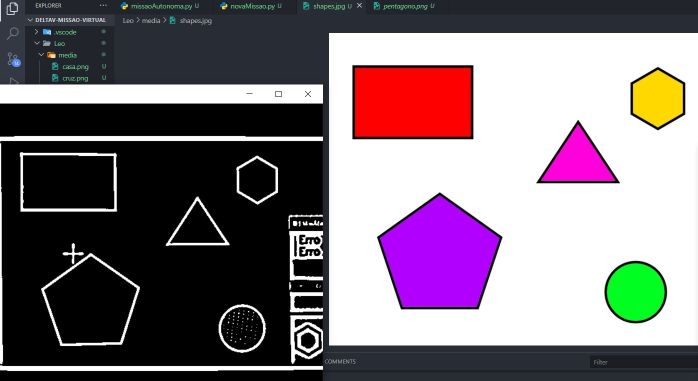
#> input picture Missão 1 microquad/assets/testeDetec.jpg, 1395 x 762 px (shown at 1/2 size)
$ python -i shapeDetection.py   (imports and definitions only)
#> lines starting #> are read from the running program, lines starting #| are printed output that depends on the picture; after the words box and inside, x2 and y2 are one past the last pixel; in counts of white or black regions, pixels touching at a corner belong together
#> further down, picture is the input picture: shape (762, 1395, 3); mean B, G, R 120, 111.9, 124.4
import cv2
import numpy as np
from config import PRE_PROCESSAMENTO, FILTRAGEM_CONTORNOS, DESENHO, ANGULACAO, ANGULACAO_PENTAGONO_REG, ANGULACAO_HEXAGONO_REG, FILTRO_KALMAN, SOLIDEZ

# FUNÇÃO KALMAN
def incializar_kalman():
    kf = cv2.KalmanFilter(4, 2)
    kf.transitionMatrix = np.array([[1, 0, 1, 0], [0, 1, 0, 1], [0, 0, 1, 0], [0, 0, 0, 1]], np.float32)
    kf.measurementMatrix = np.array([[1, 0, 0, 0], [0, 1, 0, 0]], np.float32)
    kf.processNoiseCov = np.eye(4, dtype=np.float32) * FILTRO_KALMAN.get("uncertainty_magnitude", 1e-4)
    kf.measurementNoiseCov = np.eye(2, dtype=np.float32) * FILTRO_KALMAN.get("noise_magnitude", 1e-1)
    return kf


# DETECÇÃO DE FORMAS
class ShapeDetector:

    def __init__(self):
        # Pre-processamento
        self.clahe_cliplimit = PRE_PROCESSAMENTO.get("clahe_cliplimit", 2.0)
        self.clahe_grid_size = PRE_PROCESSAMENTO.get("clahe_grid_size", (8, 8))
        self.blur_ksize = PRE_PROCESSAMENTO.get("gaussian_blur_ksize", (5, 5))
        self.canny_1 = PRE_PROCESSAMENTO.get("canny_thresh_1", 50)
        self.canny_2 = PRE_PROCESSAMENTO.get("canny_thresh_2", 100)
        self.morph_ksize = PRE_PROCESSAMENTO.get("morph_kernel_size", (3, 3))
        # Filtragem
        self.min_area = FILTRAGEM_CONTORNOS.get("min_area", 500)
        self.epsilon_factor = FILTRAGEM_CONTORNOS.get("contour_epsilon", 0.009)
        self.min_aspect_ratio = FILTRAGEM_CONTORNOS.get("min_aspect_ratio", 0.8)
        self.max_aspect_ratio = FILTRAGEM_CONTORNOS.get("max_aspect_ratio", 1.2)

        # Angulação
        self.quad_angle_min = ANGULACAO.get("lower_limit", 80)
        self.quad_angle_max = ANGULACAO.get("upper_limit", 100)
        self.pent_angle_min = ANGULACAO_PENTAGONO_REG.get("lower_limit", 100)
        self.pent_angle_max = ANGULACAO_PENTAGONO_REG.get("upper_limit", 116)
        self.hex_angle_min = ANGULACAO_HEXAGONO_REG.get("lower_limit", 110)
        self.hex_angle_max = ANGULACAO_HEXAGONO_REG.get("upper_limit", 130)

        #  Solidez
        self.solidez_star_min = SOLIDEZ.get("star_min", 0.45)
        self.solidez_star_max = SOLIDEZ.get("star_max", 0.62)
        self.solidez_cross_min = SOLIDEZ.get("cross_min", 0.55)
        self.solidez_cross_max = SOLIDEZ.get("cross_max", 0.7)
        self.circularity_min = SOLIDEZ.get("circularidade_min", 0.85)

        # Desenho
        self.font = DESENHO.get("font", cv2.FONT_HERSHEY_SIMPLEX)
        self.font_scale = DESENHO.get("font_scale", 0.7)
        self.font_thickness = DESENHO.get("font_thickness", 2)
        self.center_color = DESENHO.get("cor_centro", (0, 0, 255))

        # Mapeamento de cores para desenho
        self.color_map = {
            "Quadrilatero": DESENHO.get("cor_quadrado", (255, 0, 0)),
            "Triangulo": (0, 0, 255),
            "Pentagono": (0, 255, 0),
            "Casa": (255, 0, 255),
            "Cruz": (128, 0, 128),
            "Estrela": (0, 255, 255),
            "Circulo": (0, 128, 128)
        }

    def angulo_cos(self, p1, p2, p3):
        v1 = p1 - p2
        v2 = p3 - p2

        # np.linalg.norm calcula a magnitude (comprimento) do vetor
        norm_v1 = np.linalg.norm(v1)
        norm_v2 = np.linalg.norm(v2)
        if norm_v1 == 0 or norm_v2 == 0:
            return 0 # Evita divisão por zero

        cosang = np.dot(v1, v2) / (norm_v1 * norm_v2)
        cosang = np.clip(cosang, -1.0, 1.0) # Garantir que o valor esteja no intervalo
        return np.degrees(np.arccos(cosang))

    def detect(self, frame):
            # Pré-processamento
            frame_cinza = cv2.cvtColor(frame, cv2.COLOR_BGR2GRAY)
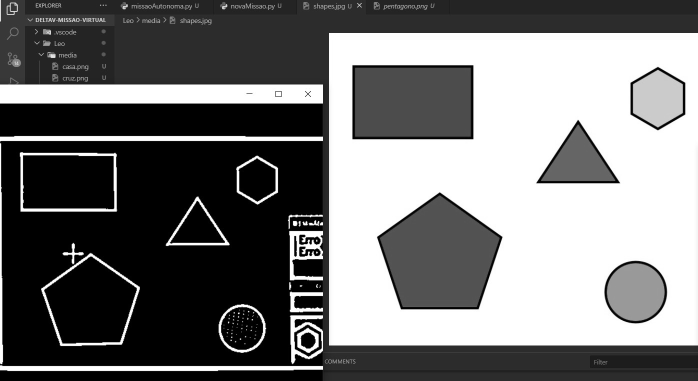
#> frame_cinza: shape (762, 1395) (shown at 1/2 size); min 0, max 255, mean 116.6
            clahe = cv2.createCLAHE(self.clahe_cliplimit, self.clahe_grid_size)
            frame_clahe = clahe.apply(frame_cinza)
            frame_suave = cv2.GaussianBlur(frame_clahe, self.blur_ksize, 0)
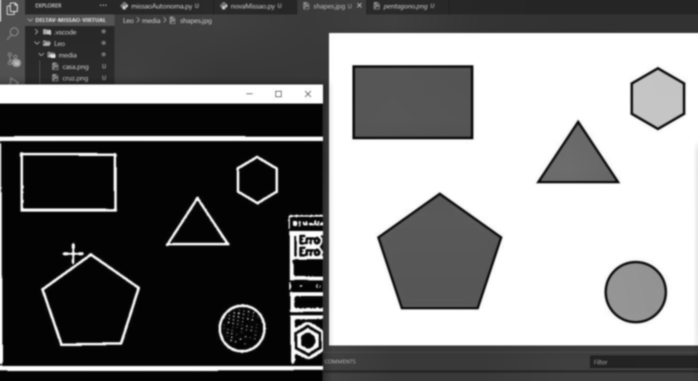
#> frame_suave: shape (762, 1395) (shown at 1/2 size); min 2, max 255, mean 120.3
            bordas_canny = cv2.Canny(frame_suave, self.canny_1, self.canny_2)
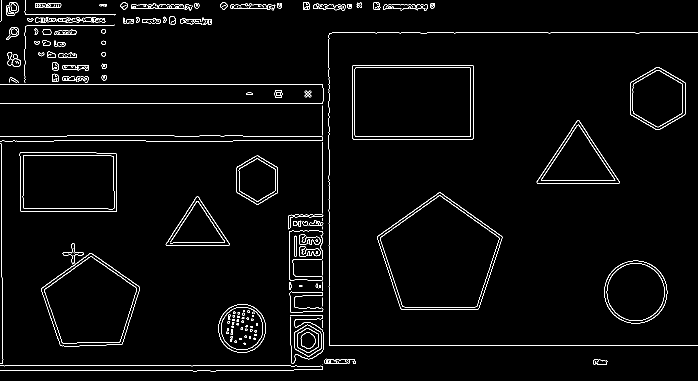
#> bordas_canny: shape (762, 1395) (shown at 1/2 size); 2.5% white in thin lines or dots
            kernel = np.ones(self.morph_ksize, np.uint8)
            bordas_canny = cv2.morphologyEx(bordas_canny, cv2.MORPH_CLOSE, kernel)
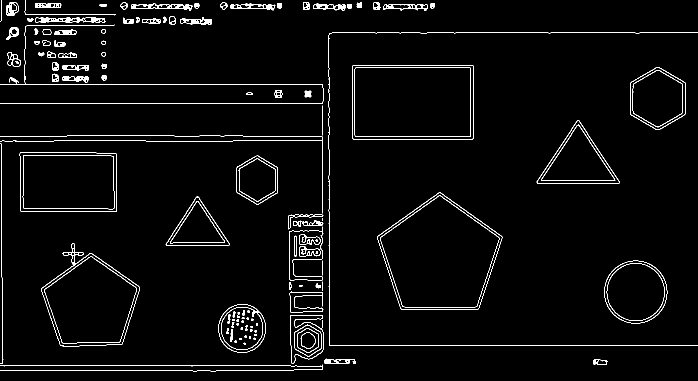
#> bordas_canny: shape (762, 1395) (shown at 1/2 size); 2.9% white in thin lines or dots

            # Contornos
            contornos, hierarquia = cv2.findContours(bordas_canny, cv2.RETR_TREE, cv2.CHAIN_APPROX_SIMPLE)
#> contornos = 309 contours, 78 with area under 20; largest, box (x1, y1, x2, y2) and area: (754, 385, 1005, 619) 40678, (754, 385, 1005, 619) 40498, (760, 391, 999, 615) 37113, (760, 391, 999, 615) 36947, (704, 130, 947, 279) 35807

            shapes_detectados = [] # Lista unificada de formas

            if hierarquia is None:
                return [], bordas_canny, frame_clahe

            hierarquia = hierarquia[0] # Pega o primeiro nível da hierarquia

            for i, cnt in enumerate(contornos):
                area = cv2.contourArea(cnt)
                if area < self.min_area:
                    continue

                perimetro = cv2.arcLength(cnt, True)

                # Epsilon (precisão)
                epsilon = self.epsilon_factor * perimetro
                approx = cv2.approxPolyDP(cnt, epsilon, True)
                num_vertices = len(approx)

                # Calcula o centro
                M = cv2.moments(cnt)
                center = None
                if M["m00"] != 0:
                    center = (int(M["m10"] / M["m00"]), int(M["m01"] / M["m00"]))
                else:
                    continue # Ignora formas sem área/centro

                parent = hierarquia[i][3]
                child = hierarquia[i][2]

                shape_data = {'center': center, 'area': area, 'label': 'Desconhecido'}

                hull = cv2.convexHull(cnt)
                hull_area = cv2.contourArea(hull)
                if hull_area == 0: continue
                solidez = float(area) / hull_area

                # Concavos -------------------------------------------------------------------------------------------------------------------------------------------------
                if len(cnt) > 20:
                    hull_indices = cv2.convexHull(cnt, returnPoints=False)
                    if hull_indices is not None and len(hull_indices) > 3:
                        try:
                            defects = cv2.convexityDefects(cnt, hull_indices)
                            if defects is not None:
                                num_defects = defects.shape[0]

                                #print(f"Forma Côncava: Defeitos={num_defects}, Solidez={solidez:.2f}")

                                # ESTRELA
                                if (5 <= num_defects <= 11):
                                    # ESTRELA
                                    if num_defects == 5 and (self.solidez_star_min < solidez < self.solidez_star_max):
                                        shape_data.update({'label': 'Estrela', 'contour': cnt})
                                        shapes_detectados.append(shape_data)
                                        continue

                                    # CRUZ
                                    elif num_defects == 8 and (self.solidez_cross_min < solidez < self.solidez_cross_max):
                                        shape_data.update({'label': 'Cruz', 'contour': cnt})
                                        shapes_detectados.append(shape_data)
                                        continue

                        except cv2.error as e:
                            pass # Ignora contornos malformados

                    # Círculo
                    if perimetro > 0:
                        circularidade = (4 * np.pi * area) / (perimetro * perimetro)
                        if circularidade > self.circularity_min:
                            shape_data.update({'label': 'Circulo', 'contour': cnt})
                            shapes_detectados.append(shape_data)
                            continue
                # Convexos -------------------------------------------------------------------------------------------------------------------------------------------------
                    # Triangulo
                    if num_vertices == 3:
                        shape_data.update({'label': 'Triangulo', 'contour': approx})
                        shapes_detectados.append(shape_data)
                        continue

                    # Quadrado
                    elif num_vertices == 4:
                        angulos = [self.angulo_cos(approx[j][0], approx[(j+1)%4][0], approx[(j+2)%4][0]) for j in range(4)]
                        if all(self.quad_angle_min <= ang <= self.quad_angle_max for ang in angulos):
                            rect = cv2.minAreaRect(approx)
                            (w, h) = rect[1]
                            espectro_ratio = float(w) / h if h == 0 else (float(w) / h if w > h else float(h) / w)

                            if self.min_aspect_ratio <= espectro_ratio <= self.max_aspect_ratio:
                                if parent != -1 and child == -1: # Quadrado Interno
                                    shape_data.update({'label': 'Quadrilatero', 'contour': approx})
                                    shapes_detectados.append(shape_data)
                                    continue

                    elif num_vertices == 5: # Pentágono e Casa
                        angulos = [self.angulo_cos(approx[j][0], approx[(j+1)%5][0], approx[(j+2)%5][0]) for j in range(5)]
                        if all(self.pent_angle_min <= ang <= self.pent_angle_max for ang in angulos):
                            shape_data.update({'label': 'Pentagono', 'contour': approx})
                        else:
                            shape_data.update({'label': 'Casa', 'contour': approx})
                            shapes_detectados.append(shape_data)
                            continue

                    # Hexágono
                    elif num_vertices == 6:
                        angulos = [self.angulo_cos(approx[j][0], approx[(j+1)%6][0], approx[(j+2)%6][0]) for j in range(6)]
                        if all (self.hex_angle_min <= ang <= self.hex_angle_max for ang in angulos):
                            rect = cv2.minAreaRect(approx)
                            (w, h) = rect[1]
                            espectro_ratio = float('inf')
                            if h != 0:
                                espectro_ratio = float(w) / h if w > h else float(h) / w

                            if self.min_aspect_ratio <= espectro_ratio <= self.max_aspect_ratio:
                                shape_data.update({'label': 'Hexagono', 'contour': approx})
                                shapes_detectados.append(shape_data)
                                continue
#> this loop made 309 passes
#> (area, perimetro, epsilon, num_vertices, center, hull_indices, num_defects, circularidade) on passes 116, 118, 119: (22711, 621, 5.59, 4, (136, 364), [23, 21, 19, 18, 13, 11, 10, 8, 6, 4, 3, 1, 0], 8, 0.74), (19165, 576.6, 5.19, 4, (136, 363), [33, 31, 29, 27, 25, 24, 23, 21, 20, 16, 15, 9, 8, 2, 0], 9, 0.724), (19161, 574.3, 5.17, 4, (136, 363), [0, 1, 3, 5, 6, 8, 9, 10, 11, 15, 16, 22, 23, 29], 6, 0.73)
#> (area, perimetro, epsilon, num_vertices, center, parent, child, hull_area) on pass 51: (1181.5, 318.2, 2.86, 9, (606, 603), 49, -1, 2593)
#> after the loop, shapes_detectados = 21 items

            return shapes_detectados, bordas_canny, frame_clahe

    def draw(self, frame, shapes_detectados):
        for shape in shapes_detectados:
            label = shape.get('label', 'Desconhecido')
            if label == 'Desconhecido':
                continue

            contour = shape['contour']
            area = shape['area']
            center = shape['center']


            color = self.color_map.get(label, (255, 255, 255)) # Padrão: branco
            text = f"{label} - {int(area)}"

            x, y, _, _ = cv2.boundingRect(contour)


            if label == "Circulo":
                (cx_c, cy_c), raio = cv2.minEnclosingCircle(contour)
                cv2.circle(frame, (int(cx_c), int(cy_c)), int(raio), color, 3)
            else:
                # Desenho padrão para polígonos
                cv2.drawContours(frame, [contour], -1, color, 3)

            # Desenha texto e centro
            cv2.putText(frame, text, (x, y - 10), self.font, self.font_scale, color, self.font_thickness)
            if center:
                cv2.circle(frame, center, 5, self.center_color, -1)

        return frame

>>> import cv2
>>> picture = cv2.imread('../assets/testeDetec.jpg')
>>> result = ShapeDetector().detect(picture)
